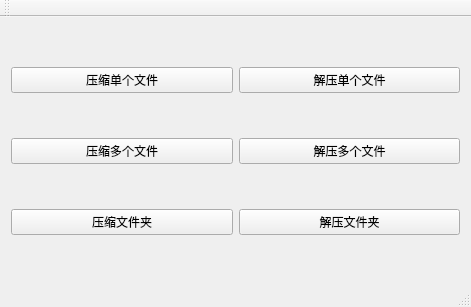
<?xml version="1.0" encoding="UTF-8"?>
<ui version="4.0">
 <class>MainWindow</class>
 <widget class="QMainWindow" name="MainWindow">
  <property name="geometry">
   <rect>
    <x>0</x>
    <y>0</y>
    <width>471</width>
    <height>307</height>
   </rect>
  </property>
  <property name="windowTitle">
   <string>MainWindow</string>
  </property>
  <widget class="QWidget" name="centralWidget">
   <layout class="QVBoxLayout" name="verticalLayout">
    <item>
     <layout class="QHBoxLayout" name="horizontalLayout">
      <item>
       <widget class="QPushButton" name="pushButton_file">
        <property name="text">
         <string>压缩单个文件</string>
        </property>
       </widget>
      </item>
      <item>
       <widget class="QPushButton" name="pushButton_file_extract">
        <property name="text">
         <string>解压单个文件</string>
        </property>
       </widget>
      </item>
     </layout>
    </item>
    <item>
     <layout class="QHBoxLayout" name="horizontalLayout_2">
      <item>
       <widget class="QPushButton" name="pushButton_files">
        <property name="text">
         <string>压缩多个文件</string>
        </property>
       </widget>
      </item>
      <item>
       <widget class="QPushButton" name="pushButton_files_extract">
        <property name="text">
         <string>解压多个文件</string>
        </property>
       </widget>
      </item>
     </layout>
    </item>
    <item>
     <layout class="QHBoxLayout" name="horizontalLayout_3">
      <item>
       <widget class="QPushButton" name="pushButton_dir">
        <property name="text">
         <string>压缩文件夹</string>
        </property>
       </widget>
      </item>
      <item>
       <widget class="QPushButton" name="pushButton_dir_extract">
        <property name="text">
         <string>解压文件夹</string>
        </property>
       </widget>
      </item>
     </layout>
    </item>
   </layout>
  </widget>
  <widget class="QMenuBar" name="menuBar">
   <property name="geometry">
    <rect>
     <x>0</x>
     <y>0</y>
     <width>471</width>
     <height>17</height>
    </rect>
   </property>
  </widget>
  <widget class="QToolBar" name="mainToolBar">
   <attribute name="toolBarArea">
    <enum>TopToolBarArea</enum>
   </attribute>
   <attribute name="toolBarBreak">
    <bool>false</bool>
   </attribute>
  </widget>
  <widget class="QStatusBar" name="statusBar"/>
 </widget>
 <layoutdefault spacing="6" margin="11"/>
 <resources/>
 <connections/>
</ui>
